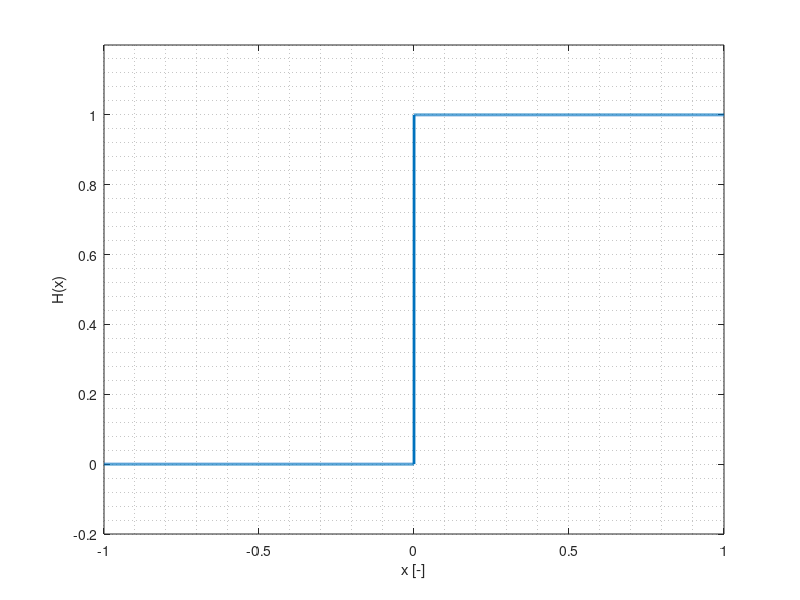
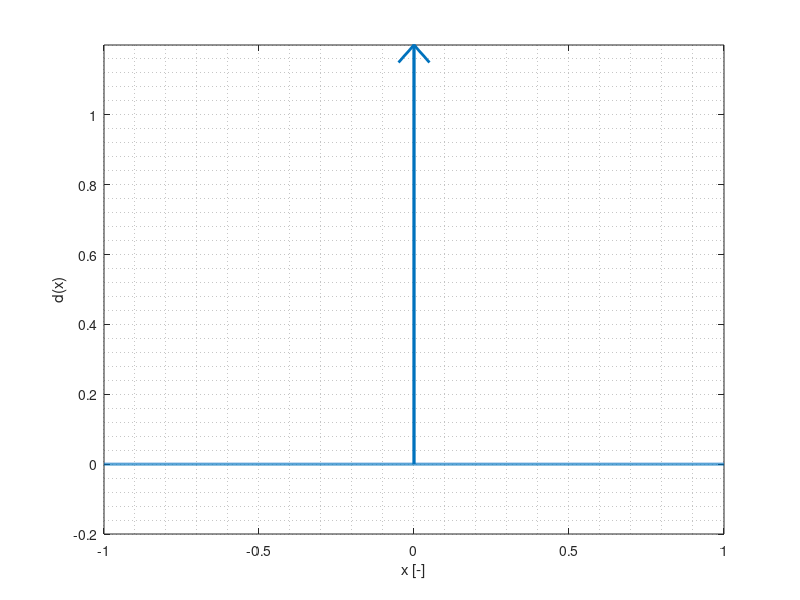
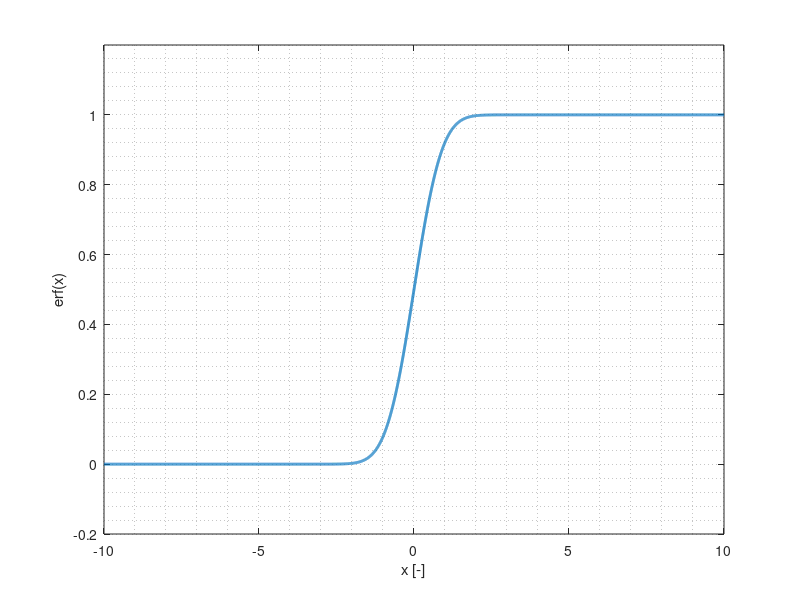
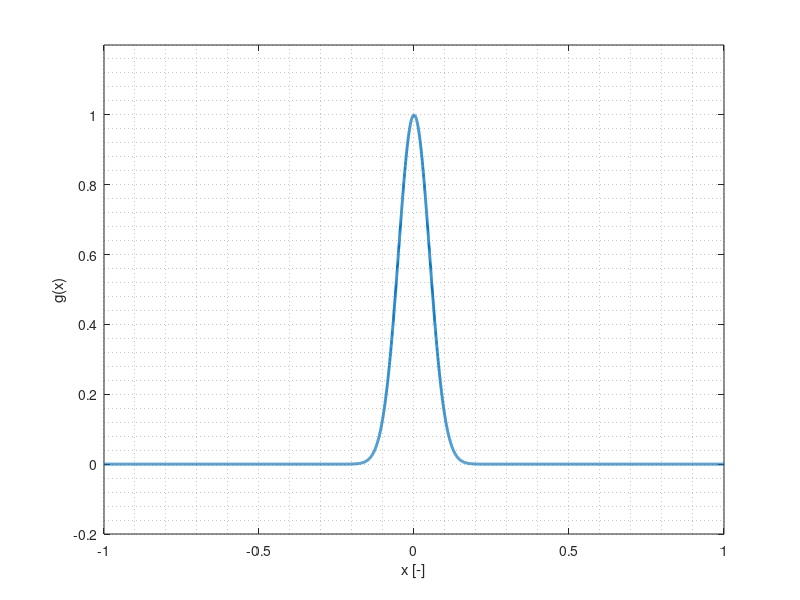

Recreate these plots in MATLAB, in order.
close all;
%pkg load fuzzy-logic-toolkit;
%pkg load communications;
pkg load signal;
l=1; dl=2.5e-4;
time=-l:dl:l;
corrtime=-2*l:dl:2*l;

function ret=gaussmf(x, options)
sig=options(1);
c=options(2);
ret = exp((-(x - c).^2)./(2 * sig.^2));
endfunction

%scalepaper=0.3;
%papersize=[21*scalepaper 21*scalepaper];
%paperposition=[0 0 papersize];
%axesposition=[0.1, 0.1, 0.9, 0.9];
%fontsize=22;

unitstep=time>0;
h=figure(1);
%set (h,'papertype', '<custom>');
%set (h,'paperunits','centimeters');
%set (h,'papersize',papersize);
%set (h,'paperposition',paperposition);
%set (h,'defaultaxesposition', axesposition);
%set (h,'defaultaxesfontsize', fontsize);
plot(time,unitstep,"linewidth",2);
ylim([-0.2 1.2]);
xlabel("x [-]");
ylabel("H(x)");
grid off;
grid minor on;
saveas(gca, '/home/msboss/Documents/diplomova_prace/LaTeX/images/unitstep.eps','epsc');
pause(1);

h=figure(2);
%set (h,'defaultaxesfontsize', fontsize);
dirac=(time==0)/dl;
h=plot(time,dirac,'linewidth', 2);
line_color=get(h,"color");
llength=0.05;
line([-llength 0], [1.2-llength 1.2], 'linewidth', 2, "color", line_color);
line([llength 0], [1.2-llength 1.2], 'linewidth', 2, "color", line_color);
ylim([-0.2 1.2]);
xlabel("x [-]");
ylabel("d(x)");
grid off;
grid minor on;
saveas(gca, '/home/msboss/Documents/diplomova_prace/LaTeX/images/dirac.eps','epsc');

h=figure(3);
%set (h,'defaultaxesfontsize', fontsize);
err=erf(10*time)/2+1/2;
h=plot(10*time,err, 'linewidth', 2);
ylim([-0.2 1.2]);
xlabel("x [-]");
ylabel("erf(x)");
grid off;
grid minor on;
saveas(gca, '/home/msboss/Documents/diplomova_prace/LaTeX/images/erf.eps','epsc');

h=figure(4);
%set (h,'defaultaxesfontsize', fontsize);
gauss=gaussmf(time, [0.05 0]);
%plot(log(abs(fft(hamming(length(gauss))'.*(gauss-mean(gauss))))));
plot(time,gauss, 'linewidth', 2);
ylim([-0.2 1.2]);
xlabel("x [-]");
ylabel("g(x)");
grid off;
grid minor on;
saveas(gca, '/home/msboss/Documents/diplomova_prace/LaTeX/images/gauss.eps','epsc');

h=figure(5);
%set (h,'defaultaxesfontsize', fontsize);
sincx=sinc(20*time);
plot(20*time,sincx, 'linewidth', 2);
ylim([-0.3 1.1]);
xlabel("x [-]");
ylabel("sinc(x)");
grid off;
grid minor on;
saveas(gca, '/home/msboss/Documents/diplomova_prace/LaTeX/images/sinc.eps','epsc');

sincxcorr=xcorr(sincx,sincx);
h=figure(6);
%set (h,'defaultaxesfontsize', fontsize);
plot(corrtime,sincxcorr, 'linewidth', 2);
xlim([-1 1]);
xlabel("x [-]");
ylabel("");
grid off;
grid minor on;
saveas(gca, '/home/msboss/Documents/diplomova_prace/LaTeX/images/sinccorr.eps','epsc');

h=figure(7);
%set (h,'defaultaxesfontsize', fontsize);
noise=randn(length(time),1);
plot(time,noise, 'linewidth', 2);
xlabel("x [-]");
ylabel("rand(x)");
grid off;
grid minor on;
saveas(gca, '/home/msboss/Documents/diplomova_prace/LaTeX/images/whitenoise.eps','epsc');

noisecorr=xcorr(noise,noise);
h=figure(8);
%set (h,'defaultaxesfontsize', fontsize);
plot(corrtime,noisecorr, 'linewidth', 2);
xlim([-1 1]);
xlabel("t [-]");
ylabel("R(rand(x))");
grid off;
grid minor on;
saveas(gca, '/home/msboss/Documents/diplomova_prace/LaTeX/images/whitenoisecorr.eps','epsc');

h=figure(9);
%set (h,'defaultaxesfontsize', fontsize);
erfspeed=20;
separation=(erf(erfspeed*(time-0)) + 0.2*erf(erfspeed*(time-0.5)) + 0.05*erf(erfspeed*(time-0.6)) - 0.1*erf(erfspeed*(time-0.7)) + 0.1*erf(erfspeed*(time-0.8)) +1.45)/2;
plot(time,separation, 'linewidth', 2);
xlabel("x [-]");
ylabel("f(x)");
grid off;
grid minor on;
saveas(gca, '/home/msboss/Documents/diplomova_prace/LaTeX/images/separableunitstep.eps','epsc');

%ylim([-0.2 2.2]);

close all;